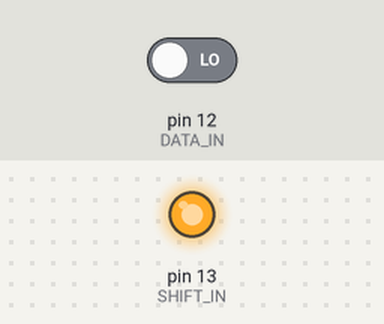
The sketch below on a simulated Arduino Uno, built with avr-gcc and run on an emulated ATmega328P. On the bench: output pins drawn as LEDs (lit = HIGH). Inputs (shaded band) come from the test bench; at power-on: pin 12 (DATA_IN) LOW. Pins used as bus, display or sensor lines are not drawn; what the sketch prints to the serial monitor is not drawn.

Above: at 0.1 s.
Timing chart, 0 to 1.6 s (numbered marks = the images above):
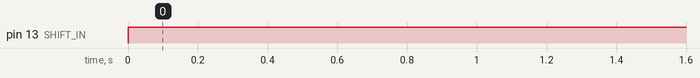

The sketch:

sketch_oct15a.ino
```cpp
#define CLOCK_IN  11
#define DATA_IN   12
#define SHIFT_IN  13

unsigned int data1;

void setup() {
  DDRB = 0B00101000;
  Serial.begin(9600);
}

void loop() {

  // Read Data From 74HC165:
  // -----------------------
  digitalWrite(SHIFT_IN, 0);
  digitalWrite(SHIFT_IN, 1);    // trig before assign data
  data1 = update165();          // read single Byte
  // -----------------------

  Serial.println(data1 , BIN);
  delay(500);
}

unsigned char update165(){
  unsigned char value = 0;
  for(int i=0; i<8; i++){
      value |= (digitalRead(DATA_IN)<<(7-i));
      digitalWrite(CLOCK_IN, 1);
      digitalWrite(CLOCK_IN, 0);
  }
  return value;
}
```

Measured:
- by itself, pin 13 (SHIFT_IN): LOW → HIGH at 0.00 s
